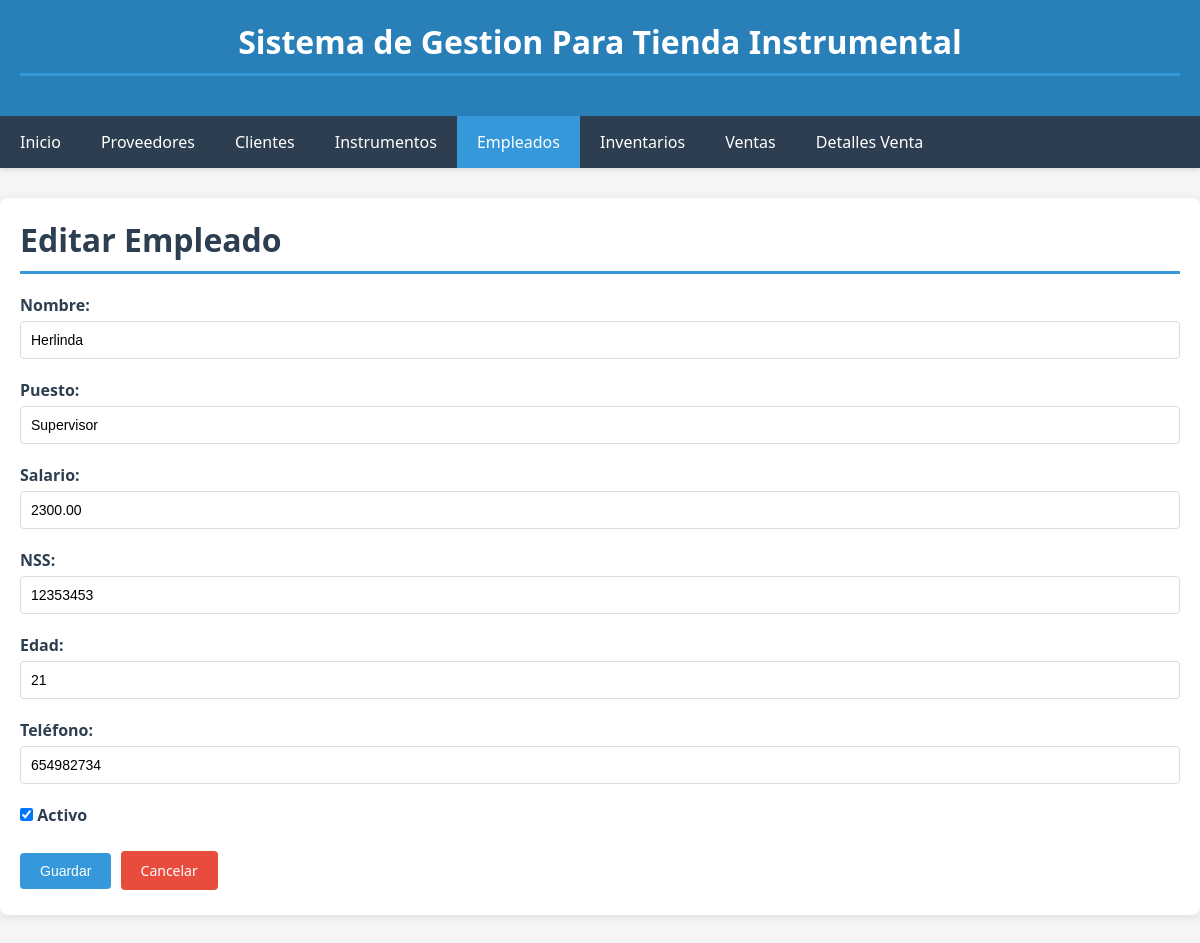
/empleados/editar/1/, run on the app's committed database.
### app_instrumental/models.py (models this page shows, shortened)
class Empleado(models.Model):
    id_empleado = models.AutoField(primary_key=True)
    nombre = models.CharField(max_length=200, verbose_name="Nombre")
    puesto = models.CharField(max_length=100, verbose_name="Puesto")
    salario = models.DecimalField(max_digits=10, decimal_places=2, verbose_name="Salario")
    nss = models.CharField(max_length=50, verbose_name="NSS")
    edad = models.IntegerField(verbose_name="Edad")
    telefono = models.CharField(max_length=20, blank=True, verbose_name="Teléfono")
    activo = models.BooleanField(default=True, verbose_name="Activo")
    class Meta:
        verbose_name_plural = "Empleados"

### app_instrumental/views.py (the view, shortened to what this page needs)
# urls.py: path('empleados/editar/<int:pk>/', views.empleado_edit, name='empleado_edit'),
def empleado_edit(request, pk):
    empleado = get_object_or_404(Empleado, pk=pk)
    return render(request, 'app_instrumental/empleado_form.html', {'empleado': empleado})

### app_instrumental/templates/app_instrumental/empleado_form.html (shortened to what this page needs)
{% extends 'app_instrumental/base.html' %}
{% block content %}
<h1>{% if empleado %}Editar{% else %}Nuevo{% endif %} Empleado</h1>
<form method="post">
    <div class="form-group">
        <label for="nombre">Nombre:</label>
        <input type="text" id="nombre" name="nombre" value="{{ empleado.nombre|default:'' }}" required>
    </div>
    <div class="form-group">
        <label for="puesto">Puesto:</label>
        <input type="text" id="puesto" name="puesto" value="{{ empleado.puesto|default:'' }}" required>
    </div>
    <div class="form-group">
        <label for="salario">Salario:</label>
        <input type="number" step="0.01" id="salario" name="salario" value="{{ empleado.salario|default:'' }}" required>
    </div>
    <div class="form-group">
        <label for="nss">NSS:</label>
        <input type="text" id="nss" name="nss" value="{{ empleado.nss|default:'' }}" required>
    </div>
    <div class="form-group">
        <label for="edad">Edad:</label>
        <input type="number" id="edad" name="edad" value="{{ empleado.edad|default:'' }}" required>
    </div>
    <div class="form-group">
        <label for="telefono">Teléfono:</label>
        <input type="text" id="telefono" name="telefono" value="{{ empleado.telefono|default:'' }}">
    </div>
    <div class="form-group">
        <label for="activo">
            <input type="checkbox" id="activo" name="activo" {% if empleado.activo or not empleado %}checked{% endif %}>
            Activo
        </label>
    </div>
    <button type="submit" class="btn btn-primary">Guardar</button>
    <a href="{% url 'empleados_list' %}" class="btn btn-danger">Cancelar</a>
</form>
{% endblock %}

### app_instrumental/templates/app_instrumental/base.html (style rules this page uses)
* { margin: 0; padding: 0; box-sizing: border-box; }
body { font-family: 'Segoe UI', Tahoma, Geneva, Verdana, sans-serif; background-color: #f5f5f5; }
.btn { display: inline-block; padding: 10px 20px; text-decoration: none; border-radius: 4px; cursor: pointer; border: none; font-size: 14px; transition: background-color 0.3s; margin: 5px 5px 5px 0; }
.btn-primary { background-color: #3498db; color: white; }
.btn-danger { background-color: #e74c3c; color: white; }
.form-group { margin-bottom: 20px; }
label { display: block; margin-bottom: 5px; font-weight: 600; color: #2c3e50; }
input[type="text"], input[type="email"], input[type="number"], select, textarea { width: 100%; padding: 10px; border: 1px solid #ddd; border-radius: 4px; font-size: 14px; }
h1 { color: #2c3e50; margin-bottom: 20px; padding-bottom: 10px; border-bottom: 3px solid #3498db; }

### data on the page
Empleado: nombre "Herlinda", puesto "Supervisor", salario "2300.00", nss "12353453", edad "21", telefono "654982734", activo "☑"
